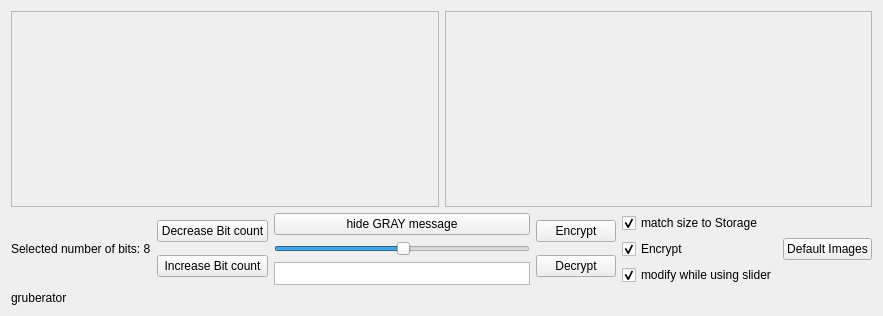
<?xml version="1.0" encoding="UTF-8"?>
<ui version="4.0">
 <class>EncodingToolBox</class>
 <widget class="QWidget" name="EncodingToolBox">
  <property name="windowModality">
   <enum>Qt::ApplicationModal</enum>
  </property>
  <property name="geometry">
   <rect>
    <x>0</x>
    <y>0</y>
    <width>832</width>
    <height>316</height>
   </rect>
  </property>
  <property name="sizePolicy">
   <sizepolicy hsizetype="Preferred" vsizetype="Preferred">
    <horstretch>1</horstretch>
    <verstretch>1</verstretch>
   </sizepolicy>
  </property>
  <property name="sizeIncrement">
   <size>
    <width>232</width>
    <height>233</height>
   </size>
  </property>
  <property name="baseSize">
   <size>
    <width>512</width>
    <height>512</height>
   </size>
  </property>
  <property name="windowTitle">
   <string>Form</string>
  </property>
  <property name="locale">
   <locale language="English" country="Ireland"/>
  </property>
  <property name="windowFilePath">
   <string extracomment="ASDDSA"/>
  </property>
  <property name="inputMethodHints">
   <set>Qt::ImhNone</set>
  </property>
  <layout class="QGridLayout" name="gridLayout">
   <item row="1" column="0" colspan="2">
    <layout class="QHBoxLayout" name="horizontalLayout">
     <item>
      <widget class="QLabel" name="labelBitCount">
       <property name="sizePolicy">
        <sizepolicy hsizetype="Minimum" vsizetype="Minimum">
         <horstretch>0</horstretch>
         <verstretch>0</verstretch>
        </sizepolicy>
       </property>
       <property name="text">
        <string>Selected number of bits: 8</string>
       </property>
      </widget>
     </item>
     <item>
      <layout class="QVBoxLayout" name="verticalLayout_2">
       <item>
        <widget class="QPushButton" name="buttonDecreaseBitCount">
         <property name="text">
          <string>Decrease Bit count</string>
         </property>
        </widget>
       </item>
       <item>
        <widget class="QPushButton" name="buttonIncreaseBitCount">
         <property name="text">
          <string>Increase Bit count</string>
         </property>
        </widget>
       </item>
      </layout>
     </item>
     <item>
      <layout class="QVBoxLayout" name="verticalLayout">
       <item>
        <widget class="QPushButton" name="buttonGrayTransform">
         <property name="text">
          <string>hide GRAY message</string>
         </property>
         <property name="checkable">
          <bool>false</bool>
         </property>
        </widget>
       </item>
       <item>
        <widget class="QSlider" name="sliderGreyScale">
         <property name="toolTip">
          <string extracomment="Grey scale max cutoff - higher grey scale colors will turn black">GreyScale</string>
         </property>
         <property name="sliderPosition">
          <number>50</number>
         </property>
         <property name="orientation">
          <enum>Qt::Horizontal</enum>
         </property>
        </widget>
       </item>
       <item>
        <widget class="QTextEdit" name="editTextPassword">
         <property name="sizePolicy">
          <sizepolicy hsizetype="Minimum" vsizetype="Minimum">
           <horstretch>0</horstretch>
           <verstretch>0</verstretch>
          </sizepolicy>
         </property>
         <property name="minimumSize">
          <size>
           <width>0</width>
           <height>20</height>
          </size>
         </property>
         <property name="inputMethodHints">
          <set>Qt::ImhNone</set>
         </property>
         <property name="verticalScrollBarPolicy">
          <enum>Qt::ScrollBarAlwaysOff</enum>
         </property>
         <property name="horizontalScrollBarPolicy">
          <enum>Qt::ScrollBarAlwaysOff</enum>
         </property>
        </widget>
       </item>
      </layout>
     </item>
     <item>
      <layout class="QVBoxLayout" name="verticalLayout_3">
       <item>
        <widget class="QPushButton" name="buttonEncrypt">
         <property name="text">
          <string>Encrypt</string>
         </property>
        </widget>
       </item>
       <item>
        <widget class="QPushButton" name="buttonDecrypt">
         <property name="text">
          <string>Decrypt</string>
         </property>
        </widget>
       </item>
      </layout>
     </item>
     <item>
      <layout class="QVBoxLayout" name="verticalLayout_4">
       <item>
        <widget class="QCheckBox" name="checkMatchSizeToStorage">
         <property name="text">
          <string>match size to Storage</string>
         </property>
         <property name="checked">
          <bool>true</bool>
         </property>
        </widget>
       </item>
       <item>
        <widget class="QCheckBox" name="checkBoxEncryptDecrypt">
         <property name="text">
          <string>Encrypt</string>
         </property>
         <property name="checked">
          <bool>true</bool>
         </property>
        </widget>
       </item>
       <item>
        <widget class="QCheckBox" name="checkBoxEncrypt">
         <property name="text">
          <string>modify while using slider</string>
         </property>
         <property name="checked">
          <bool>true</bool>
         </property>
        </widget>
       </item>
      </layout>
     </item>
     <item>
      <widget class="QPushButton" name="buttonDefaultImage">
       <property name="text">
        <string>Default Images</string>
       </property>
      </widget>
     </item>
    </layout>
   </item>
   <item row="0" column="0">
    <widget class="QScrollArea" name="scrollStorageArea">
     <property name="widgetResizable">
      <bool>true</bool>
     </property>
     <widget class="QWidget" name="scrollAreaWidgetContents">
      <property name="geometry">
       <rect>
        <x>0</x>
        <y>0</y>
        <width>402</width>
        <height>193</height>
       </rect>
      </property>
     </widget>
    </widget>
   </item>
   <item row="2" column="0">
    <widget class="QLabel" name="label">
     <property name="text">
      <string>gruberator</string>
     </property>
    </widget>
   </item>
   <item row="0" column="1">
    <widget class="QScrollArea" name="scrollMessageArea">
     <property name="widgetResizable">
      <bool>true</bool>
     </property>
     <widget class="QWidget" name="scrollAreaWidgetContents_2">
      <property name="geometry">
       <rect>
        <x>0</x>
        <y>0</y>
        <width>402</width>
        <height>193</height>
       </rect>
      </property>
     </widget>
    </widget>
   </item>
  </layout>
 </widget>
 <resources/>
 <connections/>
</ui>
